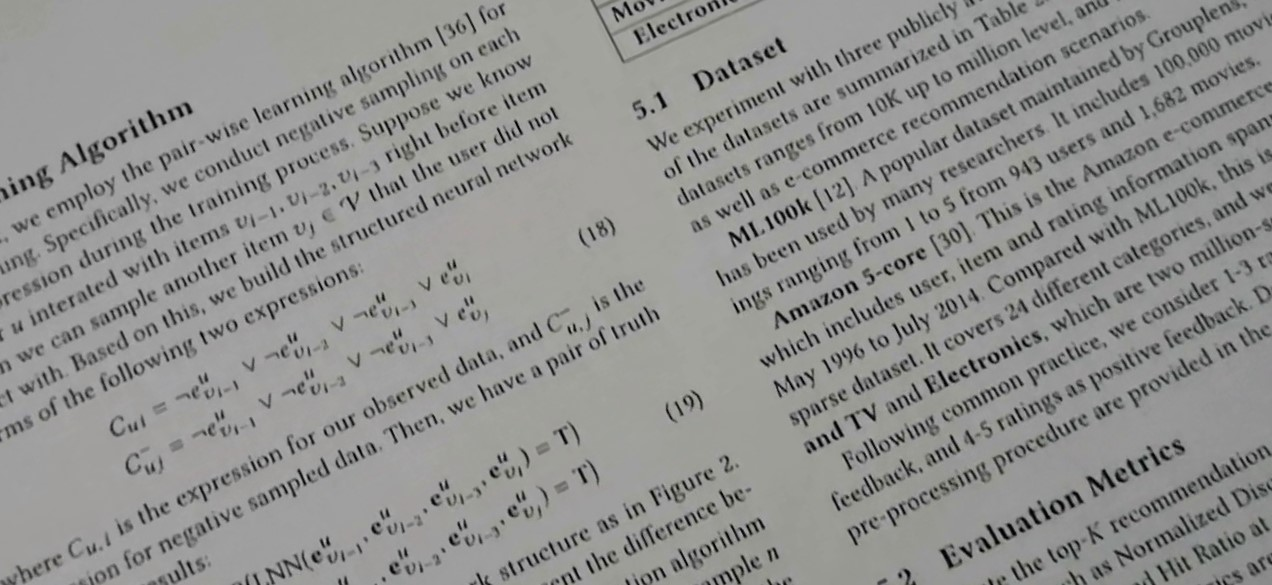
#> input picture demo/rectify/keyframe_12.jpg, 1272 x 585 px
$ python rectify.py
#> lines starting #> are read from the running program, lines starting #| are printed output that depends on the picture; long printed decimals are rounded
### code/decorate.py
# -*- coding: utf-8 -*-
"""
Created on Sat Aug  1 16:09:02 2020

@author: zhaochen

"""

import time
import inspect
from functools import wraps
from typing import Tuple

# [11 lines left out: function arg_value, not called in this run]

def logger(begin_message: str = None, log_args: Tuple[str] = None, end_message: str = None,
           log_time: bool = True):

#> further down, img is the input picture: shape (585, 1272, 3); mean B, G, R 143.5, 145.4, 145.1
    def logger_decorator(func):
        @wraps(func)
        def decorate(*args, **kwargs):
            if begin_message is not None:
                print(begin_message, end = '\n')
            if log_args is not None:
                arg_logs = [ arg_name + '=' + str( arg_value(arg_name, func, args, kwargs)) for arg_name in log_args]
                print('parameters: ' + ', '.join(arg_logs))

            start_time = time.time()
            result = func(*args, **kwargs)
            end_time = time.time()
            spent_time = end_time - start_time

            if  end_message is not None:
                print(end_message)

            if log_time:
                print('耗时' + str(spent_time) + '秒')

            return result
        return decorate
    return logger_decorator

### code/rectify.py
# -*- coding: utf-8 -*-
"""
Created on Mon Aug  3 22:03:09 2020

@author: zhaochen
"""

import cv2
from math import sin, cos, fabs, radians
import numpy as np
from decorate import logger

def rad2theta(theta):
    return theta / np.pi * 180


def rotateImage(img, degree):
    """
    根据角度旋转图像
    """


    height, width = img.shape[:2]

    # 计算旋转后的图像尺寸
    heightNew = int(width*fabs(sin(radians(degree))) + height*fabs(cos(radians(degree))))
    widthNew  = int(height*fabs(sin(radians(degree))) + width*fabs(cos(radians(degree))))

    # 旋转
    M = cv2.getRotationMatrix2D((width/2, height/2) , degree, 1)

    # 旋转中心点校准
    M[0,2] += (widthNew - width) / 2
    M[1,2] += (heightNew - height) / 2

    dst = cv2.warpAffine(img, M, (widthNew, heightNew), borderValue=(255,255,255))

    return dst

def CalcDegree(img, flag = True):
    """
    Canny算子滤波, 霍夫变换求直线, 统计所有直线取平均, 计算旋转角度

    Parameters
    ----------
    img : ndarray
        bgr像素矩阵.
    flag : boolean, optional
        是否在图中打印出直线. The default is True.

    Returns
    -------
    dst : TYPE
        旋转后的图像.
    angle : float
        旋转角度.
    """
#> called with flag = False

    midImage = cv2.Canny(img, threshold1=50, threshold2=200, apertureSize=3) # canny算子
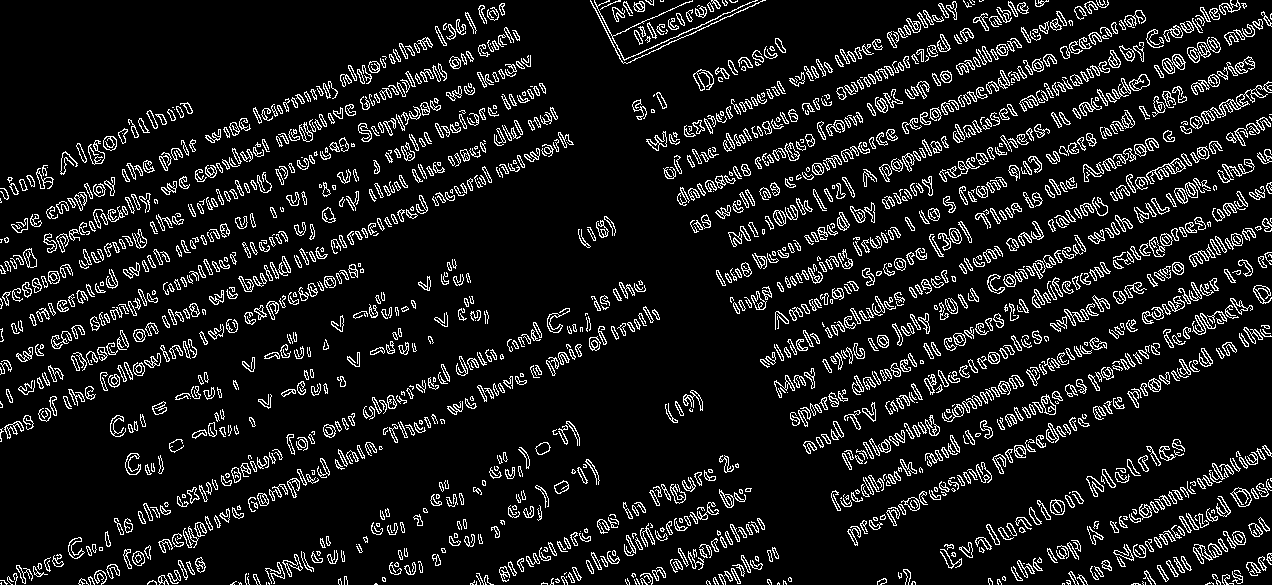
#> midImage: shape (585, 1272); 10.2% white in thin lines or dots
    dstImage = cv2.cvtColor(midImage, cv2.COLOR_GRAY2BGR)
#> dstImage: shape (585, 1272, 3); 10.2% white in thin lines or dots
    lines = cv2.HoughLines(midImage, rho=1, theta=np.pi /180, threshold=320) #霍夫变换
#> lines = [[559, 1.13], [568, 1.12], [561, 1.13], [526, 1.13], [532, 1.13]]

    if lines is None:
        lines = cv2.HoughLines(midImage, rho=1, theta=np.pi /180, threshold=250)

    if lines is None:
        lines = lines = cv2.HoughLines(midImage, rho=1, theta=np.pi /180, threshold=150)

    total = 0 # 统计所有检测到的直线的角度数

    for line in lines:
        rho, theta = line[0][0], line[0][1]


        # 极坐标空间向笛卡尔坐标空间变换
        a, b = np.cos(theta), np.sin(theta)
        x0, y0 = a * rho, b * rho

        pt1_x = np.round(x0 + 1000 * (-b)).astype(dtype = np.int32)
        pt1_y = np.round(y0 + 1000 * a).astype(dtype =  np.int32)
        pt2_x = np.round(x0 - 1000 * (-b)).astype(dtype =  np.int32)
        pt2_y = np.round(y0 - 1000 * a).astype(dtype =  np.int32)
        #print(theta)
        total += theta

        if flag:
            cv2.line(dstImage, (pt1_x, pt1_y), (pt2_x, pt2_y), (55, 100, 195), 1, cv2.LINE_AA)

        cv2.imwrite('../pic/test1.jpg', dstImage)
#> this loop made 5 passes
#> (rho, theta, a, b, x0, y0, pt1_x, pt1_y) on passes 1 to 5: (559, 1.13, 0.423, 0.906, 236.2, 506.6, -670, 929), (568, 1.12, 0.438, 0.899, 249, 510.5, -650, 949), (561, 1.13, 0.423, 0.906, 237.1, 508.4, -669, 931), (526, 1.13, 0.423, 0.906, 222.3, 476.7, -684, 899), (532, 1.13, 0.423, 0.906, 224.8, 482.2, -681, 905)
#> after the loop, total = 5.65

    print(len(lines))
#| 5
    average = total / len(lines)
#> average = 1.13
    angle = rad2theta(average)
#> angle = 64.8

    dst = rotateImage(img, angle)
#> in rotateImage, `heightNew = int(width*fabs(sin(radians(degree))) + height*fabs(cos(rad..`: heightNew = 1400
#> in rotateImage, `widthNew  = int(height*fabs(sin(radians(degree))) + width*fabs(cos(rad..`: widthNew = 1070
#> in rotateImage, `M = cv2.getRotationMatrix2D((width/2, height/2) , degree, 1)`: M = [[0.426, 0.905, 100.5], [-0.905, 0.426, 743.4]]
#> in rotateImage, `dst = cv2.warpAffine(img, M, (widthNew, heightNew), borderValue=(255,2..`:
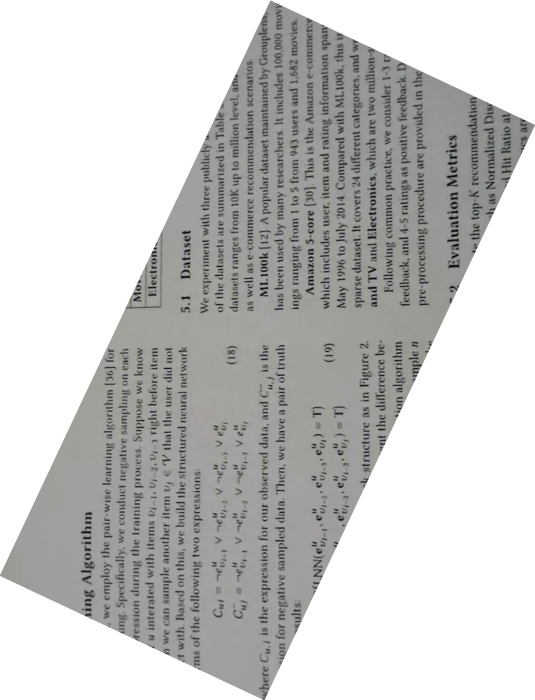
#> dst: shape (1400, 1070, 3) (shown at 1/2 size); mean B, G, R 199.6, 200.5, 200.4

    return dst, angle

@logger()
def ImageRecify(img):
    dst, degree = CalcDegree(img, False)
#> degree = 64.8
    print('angle: ' + str(degree))
#| angle: 64.800


    dst = dst[0:dst.shape[0], 0:dst.shape[1]]

    cv2.imwrite('../demo/rectify/result.jpg', dst)


if __name__ == '__main__':
    img = cv2.imread('../demo/rectify/keyframe_12.jpg')
    ImageRecify(img)
